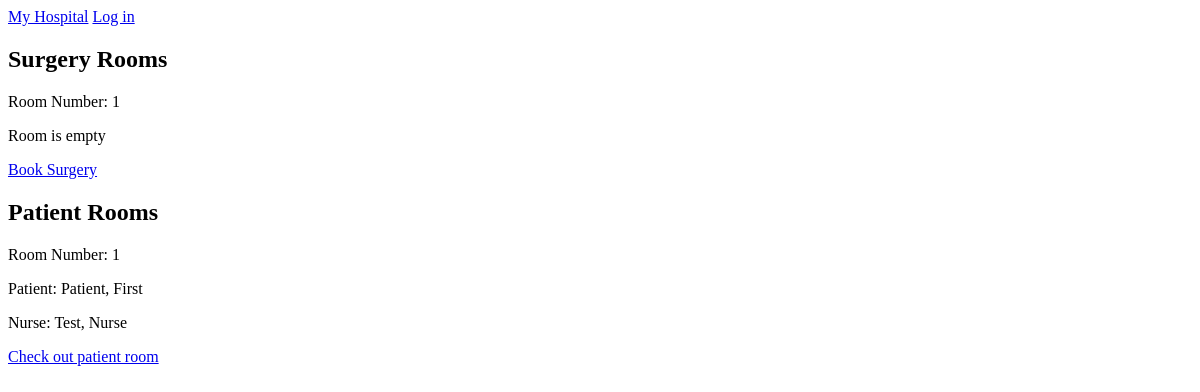
Page /rooms/ on the earlier database version.
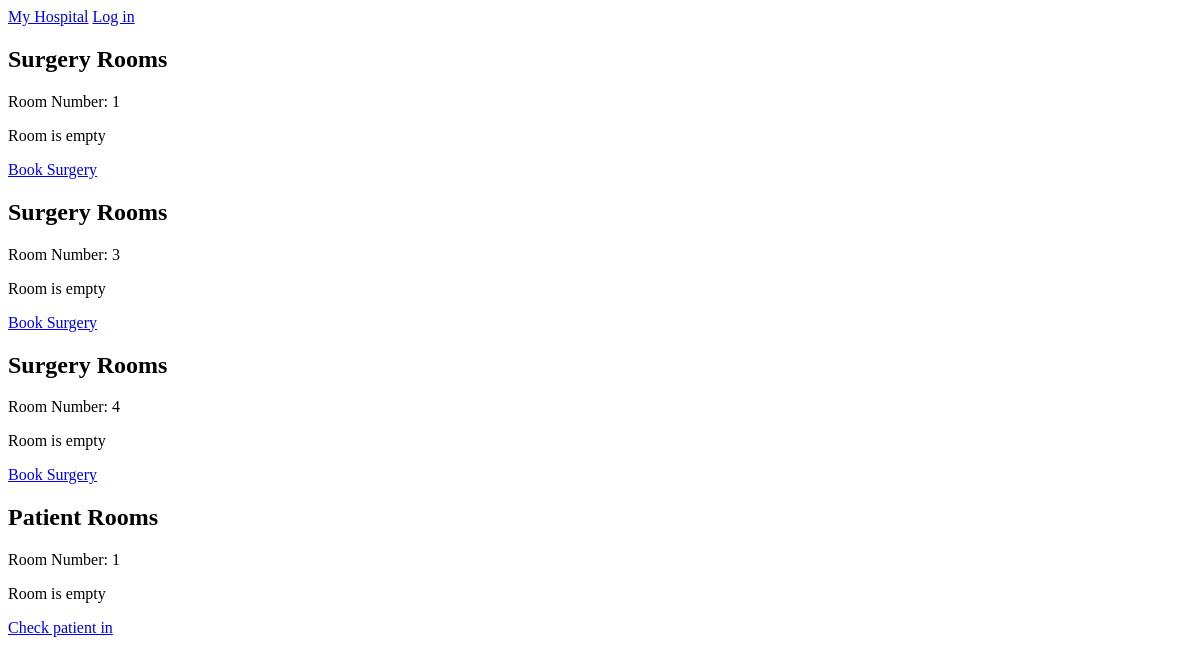
Same page on the later database version.
### hospital/models.py (models this page shows)
class Room(models.Model):
    room_number = models.BigIntegerField(unique=True)
    is_occupied = models.BooleanField(default='0')
    class Meta:
        abstract = True

class SurgeryRoom(Room):
    equipment = models.ManyToManyField(Equipment, blank=True, null=True)
    surgery = models.ForeignKey(Surgery, on_delete=models.CASCADE, related_name='surgery', null=True)

class PatientRoom(Room):
    price = models.DecimalField(default=0.0, decimal_places=2, max_digits=100)
    patient = models.ForeignKey(Patient, on_delete=models.CASCADE, related_name='patient', null=True)
    nurse = models.ForeignKey(Nurses, on_delete=models.CASCADE, related_name='nurse', null=True)

### Person/models.py (models this page shows, shortened)
class Persons(models.Model):
    firstName = models.CharField(max_length=200)
    lastName = models.CharField(max_length=200)
    address = models.CharField(max_length=200)
    phoneNumber = models.CharField(max_length=200)
    social = models.CharField(max_length=200)
    class Meta:
        abstract = True

class Patient(Persons):
    symptoms = models.CharField(max_length=200, default='', blank=True)
    allergies = models.CharField(max_length=200, default='', blank=True)
    currentMeds = models.CharField(max_length=200, default='', blank=True)
    docName = models.ForeignKey(Doctors, on_delete=models.CASCADE, default='1')

class Employee(Persons):
    shift = models.CharField(max_length=200, default='', blank=True)
    jobDesc = models.CharField(max_length=200, default='', blank=True)
    salary = models.DecimalField(max_digits=7, decimal_places=0, default=Decimal('0.00'))
    class Meta:
        abstract=True

class Nurses(Employee):
    specialty = models.CharField(max_length=200, default='', blank=True)

### hospital/views.py (the view)
# urls.py: url(r'^rooms/$', views.rooms_list, name='rooms'),
def rooms_list(request):
    hospital = get_object_or_404(Hospital, id=1)
    patient_rooms = hospital.patient_rooms.all()
    surgery_rooms = hospital.surgery_rooms.all()
    return render(request, 'hospital/list_all_rooms.html',
                  {'surgery_rooms': surgery_rooms, 'patient_rooms': patient_rooms})

### hospital/templates/hospital/list_all_rooms.html
{% extends "hospital/base.html" %}
{% block content %}
    {% for sr in surgery_rooms %}
        <h2 class="title_rooms">Surgery Rooms</h2>
        <div class="container_room">
            <p>Room Number: {{sr.room_number}}</p>
            {% if not sr.is_occupied %}
                <p>Room is empty</p>
                <a href="{% url 'hospital:book_surgery' sr.id %}">Book Surgery</a>
            {% else %}
                <p>Doctor: {{sr.surgery.doctor_incharge.lastName}}, {{sr.surgery.doctor_incharge.firstName}}</p>
                <p>Patient: {{sr.surgery.patient.lastName}}, {{sr.surgery.patient.firstName}}</p>
                <a href="{% url 'hospital:check_out_surgery' sr.id %}">Check out surgery room</a>
            {% endif %}
        </div>
    {% endfor %}
    {% for room in patient_rooms %}
        <h2 class="title_rooms">Patient Rooms</h2>
        <div class="container_room">
            <p>Room Number: {{room.room_number}}</p>
            {% if not room.is_occupied %}
                <p>Room is empty</p>
                <a href="{% url 'hospital:patient_check_in' room.id %}">Check patient in</a>
            {% else %}
                <p>Patient: {{room.patient.lastName}}, {{room.patient.firstName}}</p>
                <p> Nurse: {{room.nurse.lastName}}, {{room.nurse.firstName}}</p>
                <a href="{% url 'hospital:patient_check_out' room.id %}">Check out patient room</a>
            {% endif %}
        </div>
    {% endfor %}
{% endblock %}

### hospital/templates/hospital/base.html (shortened to what this page needs)
<!DOCTYPE html>
<html lang="en">
<head>
</head>
<body>
    <div id="header">
        <a href="/" class="logo">My Hospital</a>
        {% if user.is_authenticated %}
            <p>Hello, {{user.username}}</p>
            <a href="{% url 'accounts:logout' %}">Log out</a>
        {% else %}
            <a href="{% url 'accounts:login' %}">Log in</a>
        {% endif %}
    </div>
    <div id="content">
        {% block content %}
        {% endblock %}
    </div>
</body>
</html>

Differences in the rows shown:
added SurgeryRoom: room_number "3", is_occupied "Room is empty"
added SurgeryRoom: room_number "4", is_occupied "Room is empty"
changed PatientRoom: patient.lastName "Patient" → (not shown); patient.firstName "First" → (not shown); nurse.lastName "Test" → (not shown); nurse.firstName "Nurse" → (not shown); is_occupied "Patient: , Nurse: , Check out patient room" → "Room is empty Check patient in"
